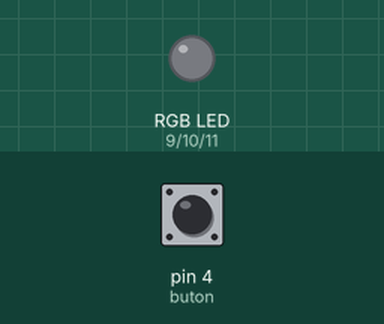
Recording of a sketch running on a simulated Arduino Uno, built with avr-gcc and run on an emulated ATmega328P. Shown: an RGB LED mixed from three pins (HIGH = lit). The inputs (shaded band) are chosen by the test bench; at power-on: pin 4 (buton) LOW. Dim RGB values are drawn brighter than linear.

Above: at 1.2 s.
1.3 s: pin 4 (buton) pulled HIGH for 0.15 s
At 2.5 s:
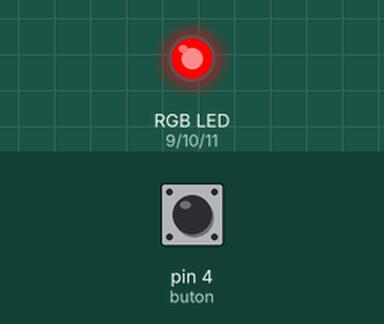
2.9 s: pin 4 (buton) pulled HIGH for 1 s
At 3.8 s:
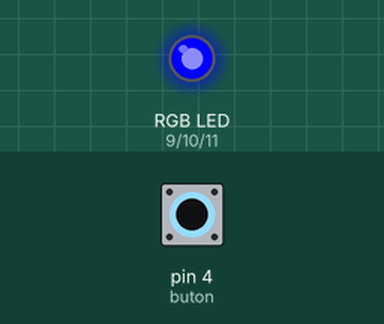
5.4 s: pin 4 (buton) pulled HIGH for 0.15 s
At 5.7 s:
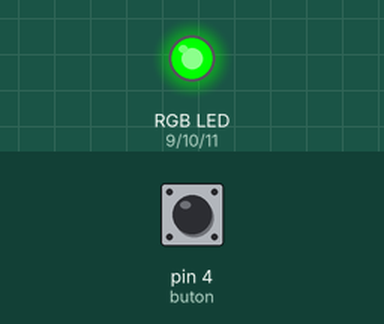
7.0 s: pin 4 (buton) pulled HIGH for 3.2 s
At 8.1 s:
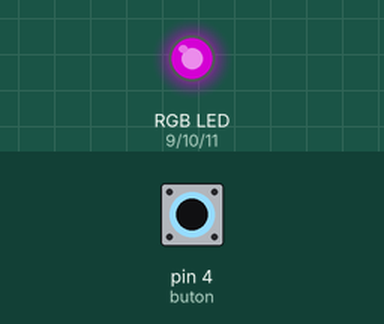
11.7 s: pin 4 (buton) pulled HIGH for 0.15 s
At 12.9 s:
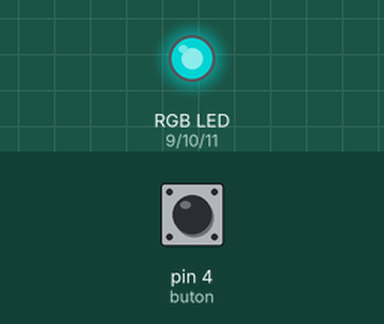
13.3 s: pin 4 (buton) pulled HIGH for 1 s
At 14.1 s:
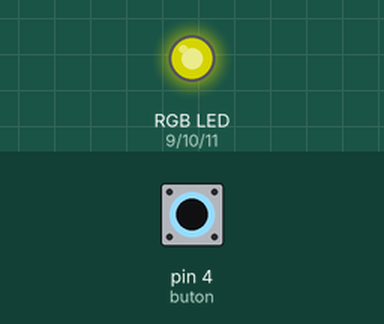
Timing chart, 0 to 16.3 s (numbered marks = the images above; inputs shaded):
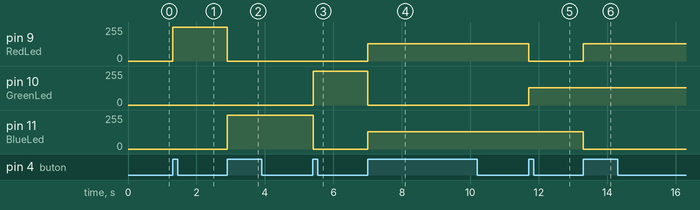

Measured:
- after the input at 1.3 s, pin 9 (RedLed): 0/255 → 255/255 at once
- after the input at 2.9 s, pin 9 (RedLed): 255/255 → 0/255 at once; pin 11 (BlueLed): 0/255 → 255/255 at once
- after the input at 5.4 s, pin 10 (GreenLed): 0/255 → 255/255 at once; pin 11 (BlueLed): 255/255 → 0/255 at once
- after the input at 7.0 s, pin 9 (RedLed), pin 11 (BlueLed): 0/255 → 128/255 at once; pin 10 (GreenLed): 255/255 → 0/255 at once
- after the input at 11.7 s, pin 9 (RedLed): 128/255 → 0/255 at once; pin 10 (GreenLed): 0/255 → 128/255 at once
- after the input at 13.3 s, pin 9 (RedLed): 0/255 → 128/255 at once; pin 11 (BlueLed): 128/255 → 0/255 at once

The sketch:

her_butona_basilmasiyla_rgb_ledin_renk_degistirmesi.ino
```cpp
const int BlueLed = 11;
const int GreenLed = 10;
const int RedLed = 9;
const int buton = 4;

boolean oncekiBtnDurum = LOW;
boolean simdikiBtnDurum = LOW;

int ledModu = 0;

void setup() {
  pinMode(BlueLed, OUTPUT);
  pinMode(GreenLed, OUTPUT);
  pinMode(RedLed, OUTPUT);
  pinMode(buton, INPUT);
}

boolean butonKontrol(boolean durum) {
  boolean simdikiBtn = digitalRead(buton);
  if (durum != simdikiBtn) {
    delay(5);
    simdikiBtn = digitalRead(buton);
  }
  return simdikiBtn;
}

void rgbAyarla(int renk) {

  if (renk == 1) {
    digitalWrite(BlueLed, LOW);
    digitalWrite(GreenLed, LOW);
    digitalWrite(RedLed, HIGH);
  }

  else if (renk == 2) {
    digitalWrite(BlueLed, HIGH);
    digitalWrite(GreenLed, LOW);
    digitalWrite(RedLed, LOW);
  }

  else if (renk == 3) {
    digitalWrite(BlueLed, LOW);
    digitalWrite(GreenLed, HIGH);
    digitalWrite(RedLed, LOW);
  }

  else if (renk == 4) {
    analogWrite(BlueLed, 128);
    analogWrite(GreenLed, 0);
    analogWrite(RedLed, 128);
  }

  else if (renk == 5) {
    analogWrite(BlueLed, 128);
    analogWrite(GreenLed, 128);
    analogWrite(RedLed, 0);
  }

  else if (renk == 6) {
    analogWrite(BlueLed, 0);
    analogWrite(GreenLed, 128);
    analogWrite(RedLed, 128);
  }

  else {
    digitalWrite(BlueLed, LOW);
    digitalWrite(GreenLed, LOW);
    digitalWrite(RedLed, LOW);
  }
}

void loop() {
  simdikiBtnDurum = butonKontrol(oncekiBtnDurum);

  if (oncekiBtnDurum == LOW && simdikiBtnDurum == HIGH) {
    ledModu++;
  }

  oncekiBtnDurum = simdikiBtnDurum;

  if (ledModu == 7) {
    ledModu = 0;
  }

  rgbAyarla(ledModu);
}
```
